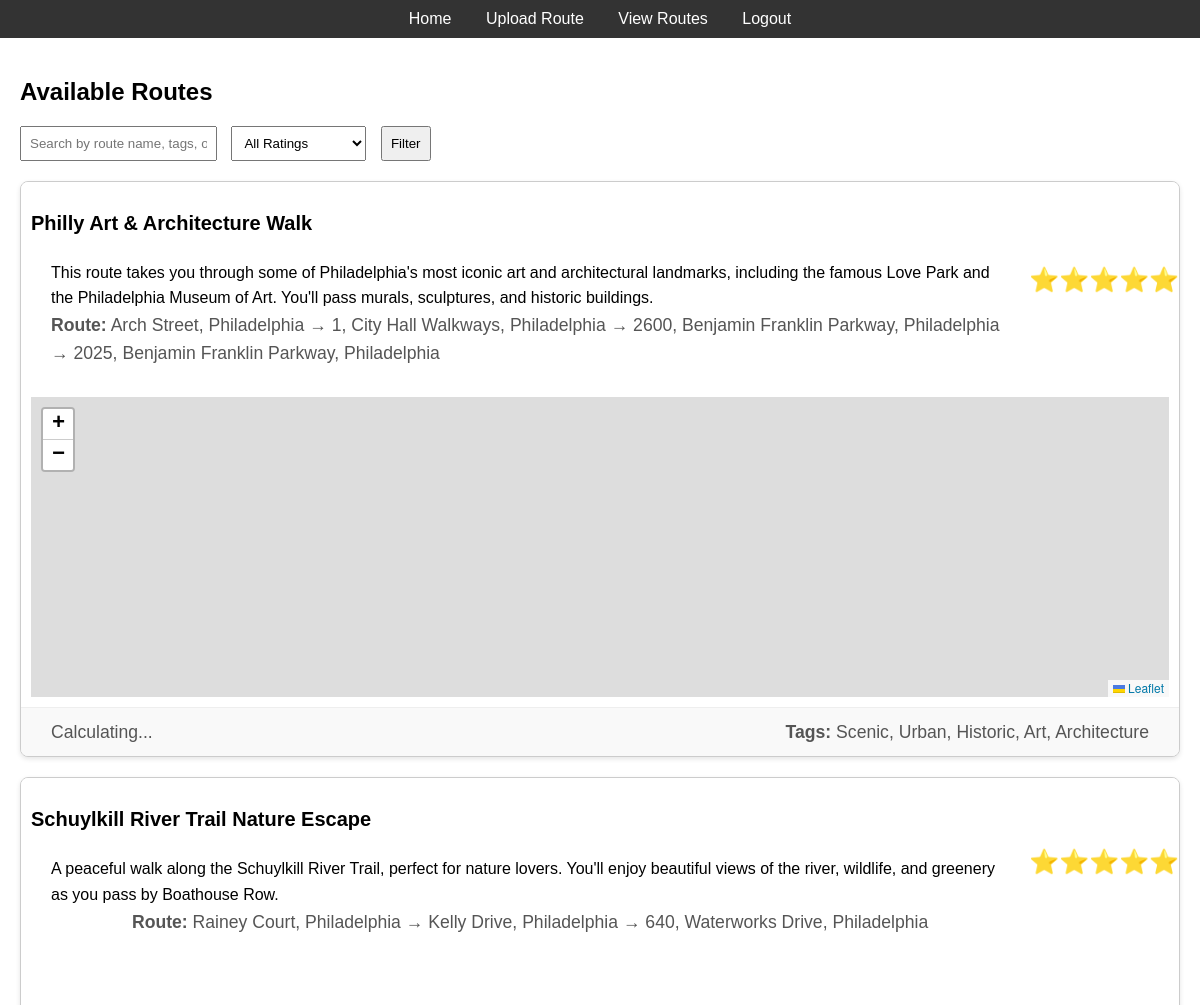
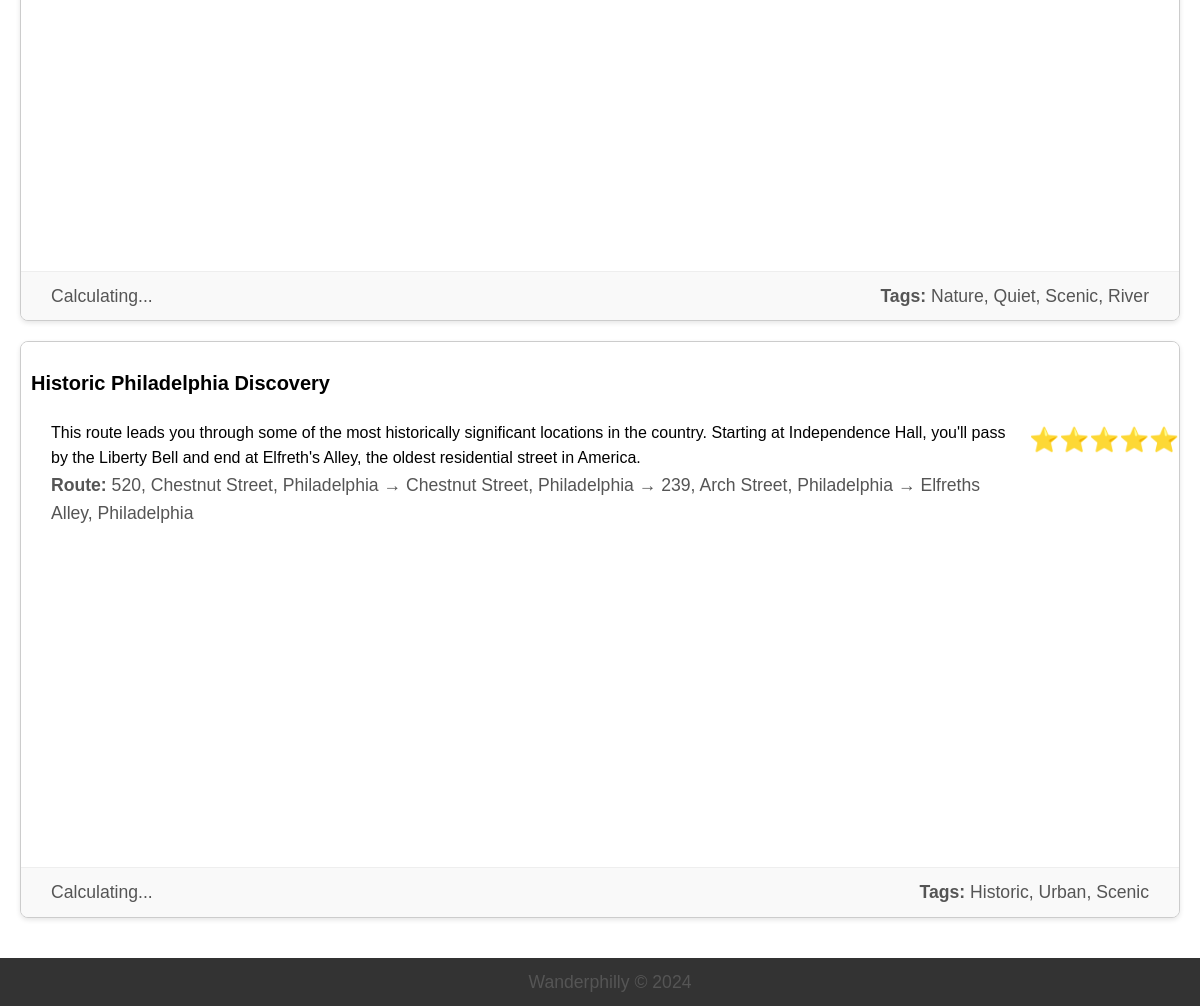
The app's page /view_routes (signed in) with its own data (2 pictures, top to bottom).
### models.py (models this page shows, shortened)
class Route(db.Model):
    id = db.Column(db.Integer, primary_key=True)
    user_id = db.Column(db.Integer, db.ForeignKey('user.id'), nullable=False)
    route_name = db.Column(db.String(100), nullable=False)
    description = db.Column(db.Text, nullable=False)
    coordinates = db.Column(db.Text, nullable=False)
    tags = db.Column(db.String(100), nullable=False)
    rating = db.Column(db.Integer, nullable=False)
    distance = db.Column(db.Float, nullable=True)
    time = db.Column(db.String(50), nullable=True)
    addresses = db.Column(db.Text, nullable=True)

### app.py (the view)
@app.route('/view_routes')
def view_routes():
    if 'user_id' not in session:
        return redirect(url_for('login'))
    routes = Route.query.all()
    for route in routes:
        try:
            route.coordinates = json.loads(route.coordinates)
        except (TypeError, json.JSONDecodeError):
            route.coordinates = []
        try:
            route.addresses = json.loads(route.addresses)
        except (TypeError, json.JSONDecodeError):
            route.addresses = []
    return render_template('view_routes.html', routes=routes)

### templates/view_routes.html (shortened to what this page needs)
{% extends 'base.html' %}
{% block content %}
    <h2>Available Routes</h2>
    <div class="filter-search-container">
        <input type="text" id="search-input" placeholder="Search by route name, tags, or description...">
        <select id="rating-filter">
            <option value="">All Ratings</option>
        </select>
        <button id="filter-button">Filter</button>
    </div>
    <ul id="routes-list" style="list-style-type: none; padding-left: 0;">
        {% for route in routes %}
            <li class="route-item" data-route-name="{{ route.route_name }}" data-description="{{ route.description }}" data-tags="{{ route.tags }}" data-rating="{{ route.rating }}">
                <div class="route-box">
                    <div class="route-header">
                        <div class="route-title-section">
                            <h3 class="route-title">{{ route.route_name }}</h3>
                            <p class="route-description">{{ route.description }}</p>
                            <p class="route-addresses" style="text-align: left;"><strong>Route:</strong> {{ route.addresses | join(' → ') }}</p>
                        </div>
                        <div class="route-stars">
                            <span>⭐⭐⭐⭐⭐</span>
                        </div>
                    </div>
                    <div class="route-body">
                        <div id="map-{{ loop.index0 }}" class="route-map" data-coordinates='{{ route.coordinates | tojson }}'></div>
                    </div>
                    <div class="route-footer">
                        <div class="route-time-distance">
                            <p id="time-distance-{{ loop.index0 }}">Calculating...</p>
                        </div>
                        <div class="route-tags" style="margin-left: auto;">
                            <p><strong>Tags:</strong> {{ route.tags.split(',') | join(', ') }}</p>
                        </div>
                    </div>
                </div>
            </li>
        {% endfor %}
    </ul>
    <link rel="stylesheet" href="https://unpkg.com/leaflet@1.7.1/dist/leaflet.css">
    <link rel="stylesheet" href="https://unpkg.com/leaflet-routing-machine@3.2.12/dist/leaflet-routing-machine.css">
{% endblock %}

### templates/base.html (shortened to what this page needs)
<!DOCTYPE html>
<html lang="en">
<head>
    <link rel="stylesheet" href="{{ url_for('static', filename='style.css') }}">
</head>
<body class="background-page">
<header>
    <nav>
        <a href="/">Home</a>
        {% if session.get('user_id') %}
            <a href="/upload">Upload Route</a>
            <a href="/view_routes">View Routes</a>
            <a href="/logout">Logout</a>
        {% else %}
            <a href="/login">Login</a>
            <a href="/register">Register</a>
        {% endif %}
    </nav>
</header>
<main>
    {% block content %}{% endblock %}
</main>
<footer>
    <p>Wanderphilly © 2024</p>
</footer>
</body>
</html>

### static/style.css (style rules this page uses)
body { font-family: Arial, sans-serif; margin: 0; padding: 0; display: flex; flex-direction: column; min-height: 100vh; }
main { flex-grow: 1; padding: 20px; }
header { background-color: #333; color: white; padding: 10px; text-align: center; }
nav a { color: white; margin: 0 15px; text-decoration: none; }
footer { background-color: #333; color: white; text-align: center; padding: 10px; width: 100%; position: relative; bottom: 0; margin-top: auto; }
p { max-width: 1000px; margin: 0 auto; line-height: 1.6; font-size: 1.1em; color: #555; padding: 0 20px; }
.background-page { background-color: white; }

### templates/view_routes.html (style rules this page uses)
.route-box { background-color: white; border: 1px solid #ccc; border-radius: 8px; margin-bottom: 20px; position: relative; overflow: hidden; box-shadow: 0 2px 5px rgba(0, 0, 0, 0.1); }
.route-header { background-color: white; padding: 10px; display: flex; justify-content: space-between; align-items: center; width: 100%; }
.route-title-section { display: flex; flex-direction: column; }
.route-title { font-size: 1.25rem; font-weight: bold; color: black; }
.route-stars { font-size: 1.5rem; margin-right: 10px; }
.route-description { font-size: 1rem; color: black; margin-bottom: 0; margin-top: 5px; }
.route-body { padding: 10px; }
.route-footer { display: flex; justify-content: space-between; align-items: center; padding: 10px; background-color: #f9f9f9; border-top: 1px solid #eee; }
.route-map { height: 300px; margin-top: 10px; }
.route-time-distance { font-size: 1rem; }
.route-tags { font-size: 1rem; color: #555; text-align: right; flex: 1; margin-left: 10px; }
.filter-search-container { margin-bottom: 20px; }
.filter-search-container input, .filter-search-container select, .filter-search-container button { padding: 8px; margin-right: 10px; }

### records on screen
Route: route_name "Philly Art & Architecture Walk", description "This route takes you through some of Philadelphia's most iconic art and architectural landmarks, including the famous Love Park and the Philadelphia Museum of Art. You'll pass murals, sculptures, and historic buildings.", addresses "Arch Street, Philadelphia → 1, City Hall Walkways, Philadelphia → 2600, Benjamin Franklin Parkway, Philadelphia → 2025, Benjamin Franklin Parkway, Philadelphia", tags.split "Scenic, Urban, Historic, Art, Architecture"
Route: route_name "Schuylkill River Trail Nature Escape", description "A peaceful walk along the Schuylkill River Trail, perfect for nature lovers. You'll enjoy beautiful views of the river, wildlife, and greenery as you pass by Boathouse Row.", addresses "Rainey Court, Philadelphia → Kelly Drive, Philadelphia → 640, Waterworks Drive, Philadelphia", tags.split "Nature, Quiet, Scenic, River"
Route: route_name "Historic Philadelphia Discovery", description "This route leads you through some of the most historically significant locations in the country. Starting at Independence Hall, you'll pass by the Liberty Bell and end at Elfreth's Alley, the oldest residential street in America.", addresses "520, Chestnut Street, Philadelphia → Chestnut Street, Philadelphia → 239, Arch Street, Philadelphia → Elfreths Alley, Philadelphia", tags.split "Historic, Urban, Scenic"
